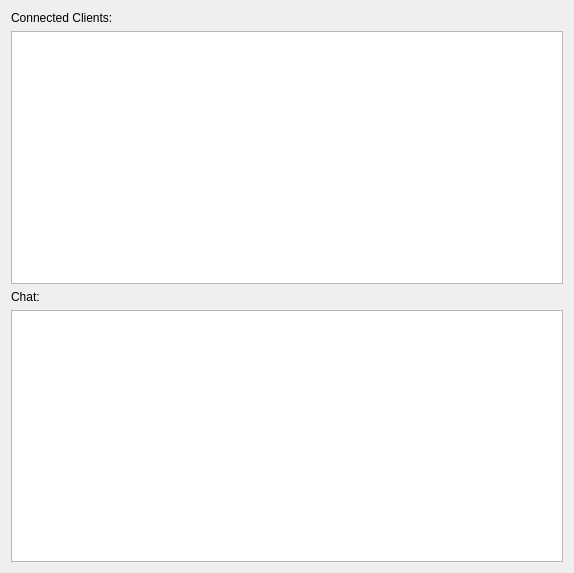
<?xml version="1.0" encoding="UTF-8"?>
<ui version="4.0">
 <class>Form</class>
 <widget class="QWidget" name="Form">
  <property name="geometry">
   <rect>
    <x>0</x>
    <y>0</y>
    <width>574</width>
    <height>573</height>
   </rect>
  </property>
  <property name="windowTitle">
   <string>Server</string>
  </property>
  <layout class="QGridLayout" name="gridLayout">
   <item row="0" column="0">
    <widget class="QLabel" name="label">
     <property name="text">
      <string>Connected Clients:</string>
     </property>
    </widget>
   </item>
   <item row="1" column="0">
    <widget class="QTextEdit" name="serverConnected">
     <property name="textInteractionFlags">
      <set>Qt::TextSelectableByKeyboard|Qt::TextSelectableByMouse</set>
     </property>
    </widget>
   </item>
   <item row="2" column="0">
    <widget class="QLabel" name="label_2">
     <property name="text">
      <string>Chat:</string>
     </property>
    </widget>
   </item>
   <item row="3" column="0">
    <widget class="QTextEdit" name="serverChat">
     <property name="textInteractionFlags">
      <set>Qt::TextSelectableByKeyboard|Qt::TextSelectableByMouse</set>
     </property>
    </widget>
   </item>
  </layout>
 </widget>
 <resources/>
 <connections/>
</ui>
